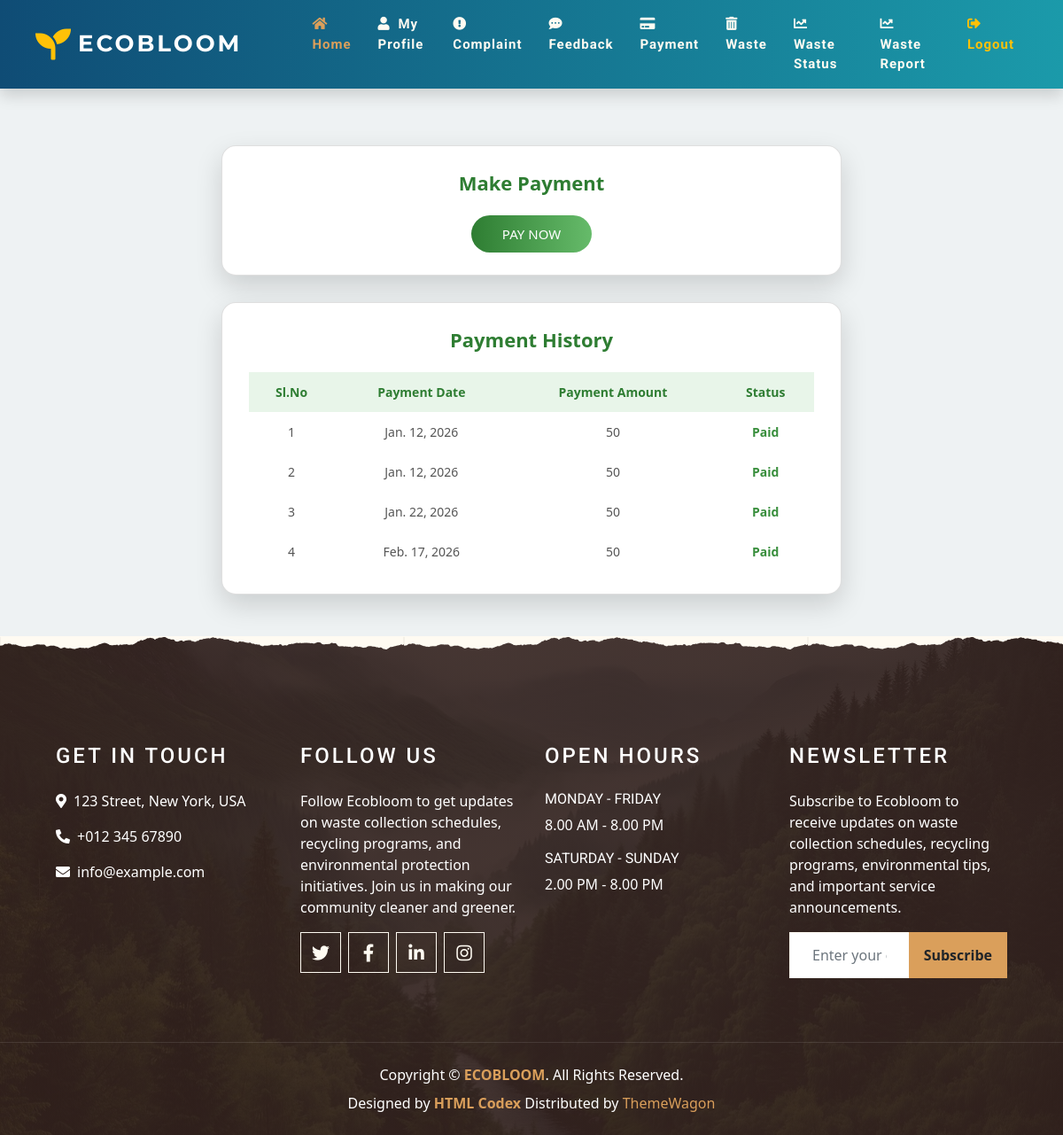
Page /User/Payment/ (signed in) on the earlier database version.
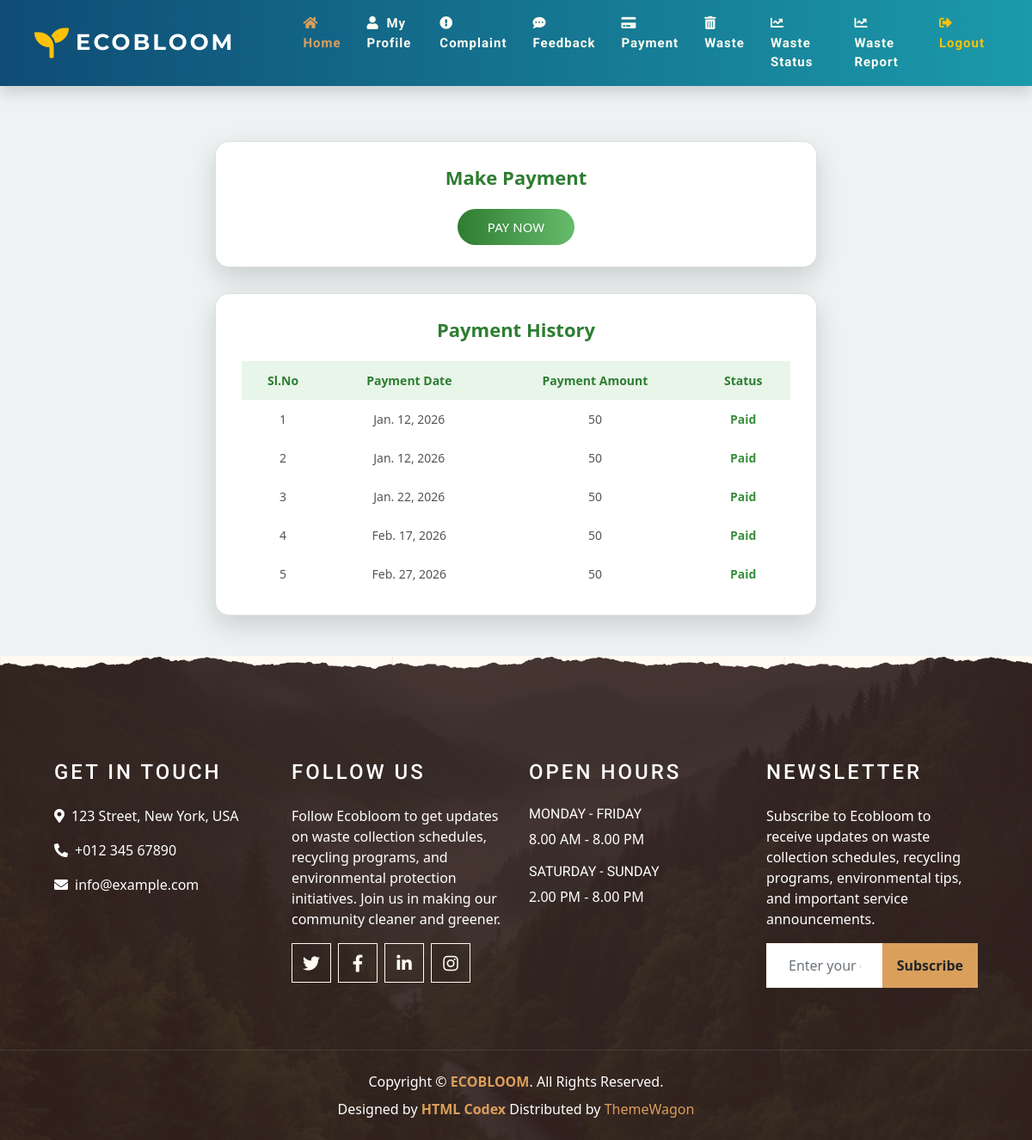
Same page on the later database version.
### User/models.py (models this page shows)
class tbl_payment(models.Model):
    payment_amount=models.IntegerField(default=50)
    payment_date=models.DateField(auto_now_add=True)
    user_id=models.ForeignKey(tbl_user,on_delete=models.CASCADE)
    payment_status=models.IntegerField(default=0)

### User/views.py (the view)
# urls.py: path('Payment/',views.Payment,name="Payment"),
def Payment(request):
    if "uid" not in request.session:
        return redirect("Guest:Login")
    else:
        userId=tbl_user.objects.get(id=request.session['uid'])
        paymentdata=tbl_payment.objects.filter(user_id=userId)
        if request.method=="POST":
            tbl_payment.objects.create(user_id=userId,payment_status=1)
            return render(request,"User/Payment.html",{'msg':' Payment Successfull'})
        else:
            return render(request,"User/Payment.html",{'paymentdata':paymentdata})

### User/Templates/User/Payment.html (shortened to what this page needs)
{% extends 'User/Head.html' %}
{% block content %}
<!DOCTYPE html>
<html lang="en">
<head>
</head>
<body>
<div class="payment-container">
    <div class="card">
        <div class="title">Make Payment</div>
        <form action="" method="post">
            <div style="text-align:center;">
                <input type="submit" name="txt_pay" value="PAY NOW">
            </div>
        </form>
    </div>
    <div class="card">
        <div class="title">Payment History</div>
        <table>
            <tr>
                <th>Sl.No</th>
                <th>Payment Date</th>
                <th>Payment Amount</th>
                <th>Status</th>
            </tr>
            {% for i in paymentdata %}
            <tr>
                <td>{{forloop.counter}}</td>
                <td>{{i.payment_date}}</td>
                <td>{{i.payment_amount}}</td>
                <td>
                    {% if i.payment_status == 1 %}
                        <span class="status">Paid</span>
                    {% else %}
                        Pending
                    {% endif %}
                </td>
            </tr>
            {% endfor %}
        </table>
    </div>
</div>
</body>
</html>
{% endblock content %}

Differences in the rows shown:
added tbl_payment: payment_date "Feb. 27, 2026", payment_amount "50", payment_status "Paid"
